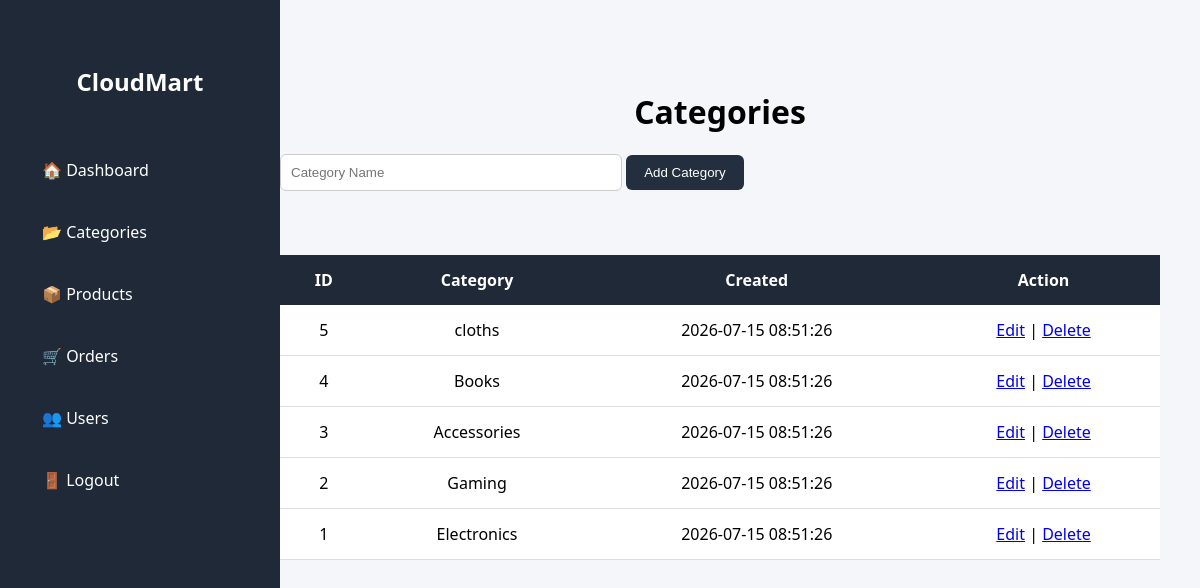
Screenshot of /admin/categories.php (signed in) with the database file from the repository.
### tables this page shows
CREATE TABLE `categories` (
  `id` int(11) NOT NULL,
  `category_name` varchar(100) NOT NULL,
  `created_at` timestamp NOT NULL DEFAULT current_timestamp()
);

### admin/categories.php (the view, shortened to what this page needs)
<?php
include "../config/config.php";
$edit=false;
include "includes/header.php";
include "includes/sidebar.php";
?>
<div class="main-content">
<h1>Categories</h1>
<form method="POST">
<?php if($edit){ ?>
<input
type="hidden"
name="id"
value="<?php echo $editData['id']; ?>">
<input
type="text"
name="category"
value="<?php echo htmlspecialchars($editData['category_name']); ?>"
required>
<button name="update">Update</button>
<a href="categories.php">Cancel</a>
<?php } else { ?>
<input
type="text"
name="category"
placeholder="Category Name"
required>
<button name="add">Add Category</button>
<?php } ?>
</form>
<br><br>
<table class="table">
<tr>
<th>ID</th>
<th>Category</th>
<th>Created</th>
<th>Action</th>
</tr>
<?php
$result=mysqli_query($conn,"
SELECT *
FROM categories
ORDER BY id DESC
");
while($row=mysqli_fetch_assoc($result))
{
?>
<tr>
<td><?php echo $row['id']; ?></td>
<td><?php echo htmlspecialchars($row['category_name']); ?></td>
<td><?php echo $row['created_at']; ?></td>
<td>
<a href="?edit=<?php echo $row['id']; ?>">Edit</a>
|
<a
href="?delete=<?php echo $row['id']; ?>"
onclick="return confirm('Delete category?')">
Delete
</a>
</td>
</tr>
<?php } ?>
</table>
</div>
<?php include "includes/footer.php"; ?>

### assets/css/style.css (style rules this page uses)
body { margin:0; font-family:Arial; background:#f5f5f5; }
h1 { text-align:center; margin-top:50px; }
.main-content { margin-left:250px; padding:30px; }
.table { width:100%; background:white; border-collapse:collapse; }
.table th { background:#232f3e; color:white; padding:15px; }
.table td { padding:12px; border-bottom:1px solid #ddd; text-align:center; }
button { padding:10px 18px; background:#232f3e; color:white; border:none; cursor:pointer; border-radius:6px; }
body { margin:0; font-family:Segoe UI,sans-serif; background:#f4f6f9; }
.main-content { margin-left:240px; padding:30px; }
.table { width:100%; border-collapse:collapse; background:white; margin-top:20px; }
.table th { background:#1f2937; color:white; padding:14px; }
.table td { padding:14px; border-bottom:1px solid #ddd; }
input[type=text] { width:320px; padding:10px; border:1px solid #ccc; border-radius:6px; }
.main-content { margin-left:240px; padding:40px; }

### rows the page displays
categories: id "5", category_name "cloths", created_at "2026-07-15 08:51:26"
categories: id "4", category_name "Books", created_at "2026-07-15 08:51:26"
categories: id "3", category_name "Accessories", created_at "2026-07-15 08:51:26"
categories: id "2", category_name "Gaming", created_at "2026-07-15 08:51:26"
categories: id "1", category_name "Electronics", created_at "2026-07-15 08:51:26"
